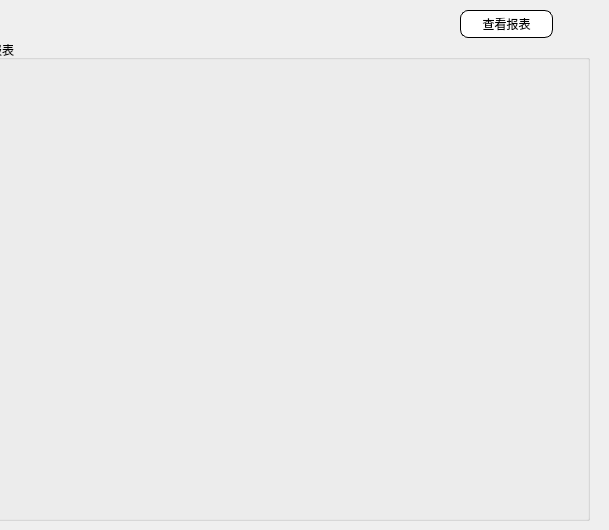
      <widget class="QWidget" name="page_4">
       <widget class="QPushButton" name="showfigure2">
        <property name="geometry">
         <rect>
          <x>460</x>
          <y>10</y>
          <width>93</width>
          <height>28</height>
         </rect>
        </property>
        <property name="styleSheet">
         <string notr="true">#showfigure2{background:white
;
border:1px solid black;
border-radius:8px}
#showfigure2:hover
{
background:#CCFF99
}</string>
        </property>
        <property name="text">
         <string>查看报表</string>
        </property>
       </widget>
       <widget class="QGroupBox" name="groupBox_2">
        <property name="geometry">
         <rect>
          <x>-10</x>
          <y>40</y>
          <width>600</width>
          <height>481</height>
         </rect>
        </property>
        <property name="title">
         <string>报表</string>
        </property>
        <widget class="QLabel" name="revenue">
         <property name="geometry">
          <rect>
           <x>230</x>
           <y>20</y>
           <width>121</width>
           <height>31</height>
          </rect>
         </property>
         <property name="text">
          <string/>
         </property>
        </widget>
        <widget class="QLabel" name="occupy">
         <property name="geometry">
          <rect>
           <x>230</x>
           <y>250</y>
           <width>121</width>
           <height>31</height>
          </rect>
         </property>
         <property name="text">
          <string/>
         </property>
        </widget>
       </widget>
      </widget>
